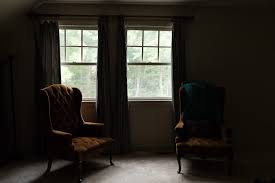
#> input picture week2/dark.jpg, 275 x 183 px, given in place of input.png, which was not available
$ python hist_spec.py
#> lines starting #> are read from the running program, lines starting #| are printed output that depends on the picture; pictures that were not available may be replaced by others from this repository, and a replacement may not be noted
#> further down, input_image is the input picture: shape (183, 275, 3); mean B, G, R 37.5, 43.8, 47.6
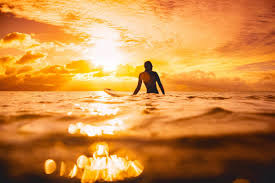
#> input picture week2/reference.jpg, 275 x 183 px, given in place of reference.png, which was not available
#> further down, reference_image is the input picture: shape (183, 275, 3); mean B, G, R 70.5, 141.1, 207
import cv2 as cv
import numpy as np
import matplotlib.pyplot as plt

def histogram_specification(input_img, ref_img):
    hist_input = cv.calcHist([input_img], [0], None, [256], [0, 256])
#> hist_input = 256 values, max 3572 at index 11, min 0 at index 249, mean 196.6
    hist_ref = cv.calcHist([ref_img], [0], None, [256], [0, 256])
#> hist_ref = 256 values, max 1964 at index 0, min 16 at index 254, mean 196.6
    hist_input /= hist_input.sum()
#> hist_input = 256 values, max 0.071 at index 11, min 0 at index 249, mean 0.00391
    hist_ref /= hist_ref.sum()
#> hist_ref = 256 values, max 0.039 at index 0, min 0.000318 at index 254, mean 0.00391
    cdf_input = hist_input.cumsum()
#> cdf_input = 256 values from 0.0544 to 1
    cdf_ref = hist_ref.cumsum()
#> cdf_ref = 256 values from 0.039 to 1
    lut = np.interp(cdf_input, cdf_ref, np.arange(256))
#> lut = 256 values from 2.06 to 255
    output_img = cv.LUT(input_img, lut).astype(np.uint8)
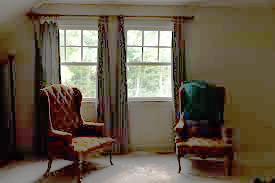
#> output_img: shape (183, 275, 3); mean B, G, R 71.6, 89.6, 101
    return output_img, hist_input, hist_ref

input_path = "resources/input.png"
reference_path = "resources/reference.png"
input_image=cv.imread(input_path)
reference_image=cv.imread(reference_path)
output_image, hist_input, hist_ref = histogram_specification(input_image, reference_image)

plt.figure(figsize=(15,8))

plt.subplot(2, 3, 1)
plt.imshow(cv.imread(input_path, cv.IMREAD_GRAYSCALE))
plt.title('Input Image')

plt.subplot(2, 3, 2)
plt.imshow(cv.imread(reference_path, cv.IMREAD_GRAYSCALE))
plt.title('Reference Image')

plt.subplot(2, 3, 3)
plt.imshow(output_image, cmap='gray')
plt.title('Histogram Specified Image')

plt.subplot(2, 3, 4)
plt.plot(hist_input)
plt.title('Histogram of Input Image')

plt.subplot(2, 3, 5)
plt.plot(hist_ref)
plt.title('Histogram of Reference Image')

plt.subplot(2, 3, 6)
hist_output = cv.calcHist([output_image], [0], None, [256], [0, 256])
#> hist_output = 256 values, max 3572 at index 58, min 0 at index 0, mean 196.6
plt.plot(hist_output)
plt.title('Histogram of Specified Image')

plt.tight_layout()
plt.show()
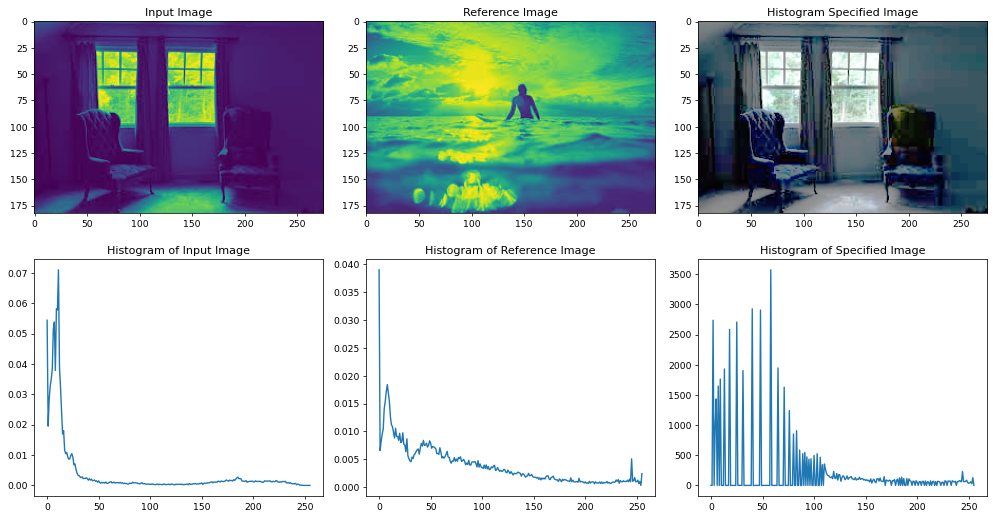
#> figure drawn by matplotlib, 6 panels; B, G, R data is drawn as R, G, B; panel 4: curve peaks at x = 11, y = 0.071; panel 5: curve peaks at x = 0, y = 0.039; panel 6: curve peaks at x = 58, y = 3572
